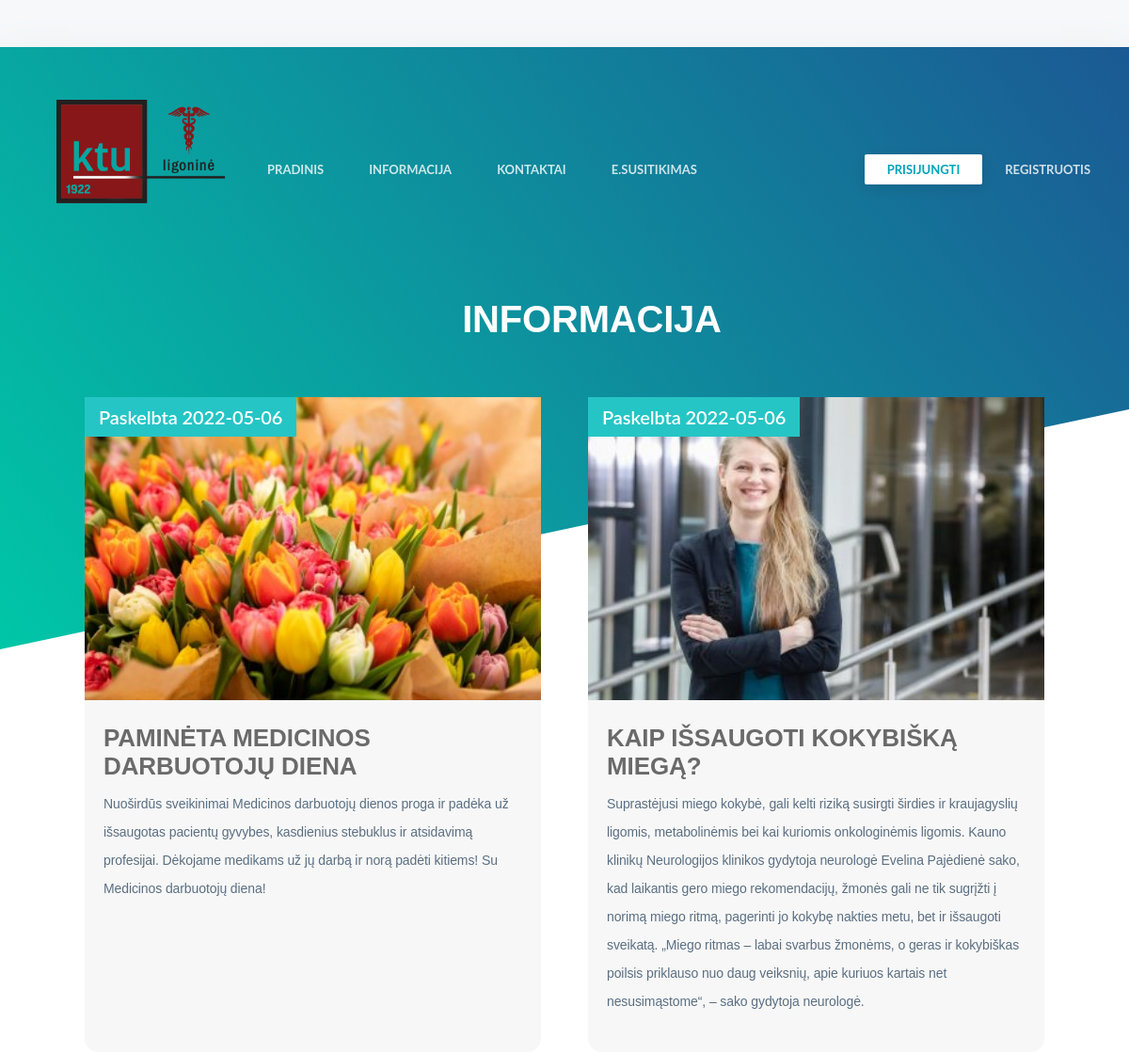
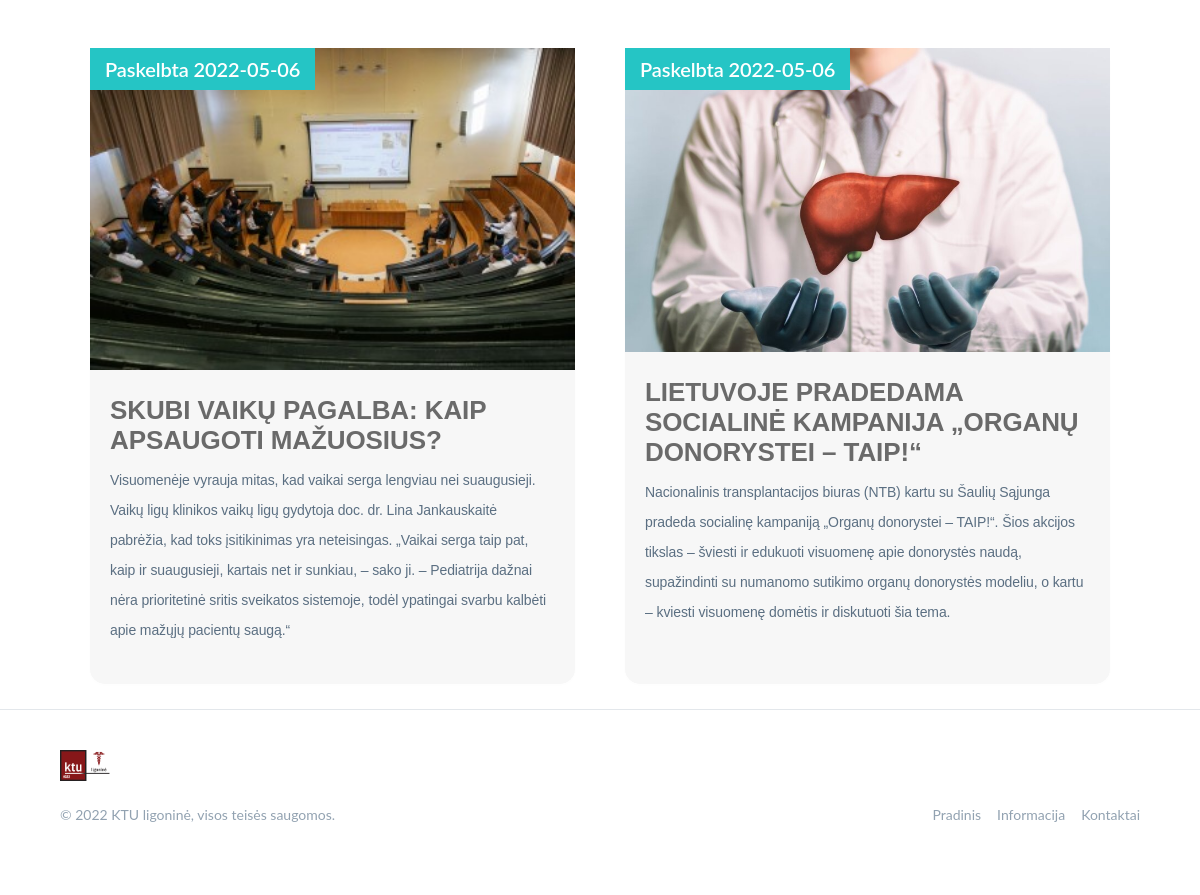
Page /informacija on the committed database (2 pictures, top to bottom).
### app.py (models this page shows, shortened)
class News(db.Model):
    __tablename__ = 'news'
    id = db.Column(db.Integer, primary_key = True, unique = True)
    date = db.Column(db.String(16), default=datetime.datetime.now())
    title = db.Column(db.String(200))
    text = db.Column(db.String(1000))
    image_url = db.Column(db.String(100))

### app.py (the view)
@app.route("/informacija")
def info():
    allnews = News.query.all()
    return render_template('news.html', session = current_user, allnews = allnews)

### templates/news.html (shortened to what this page needs)
﻿<!DOCTYPE html>
<html lang="lt">
<head>
    <link href="{{ url_for('static', filename='styles/news/style.css') }}" type="text/css" rel="stylesheet">
</head>
<body class="is-boxed has-animations">
    <div class="body-wrap boxed-container">
        <header class="site-header">
            <div class="container">
                <div class="site-header-inner">
                    <div class="brand header-brand">
                        <h1 class="m-0">
                            <a href="#">
                                <svg width="32" height="32" viewBox="0 0 32 32" xmlns="http://www.w3.org/2000/svg">
                                    <title>KTU ligonine</title>
                                    <defs>
										</defs></svg></a><div id="header" style="min-width:200px;"><a href="/"><img class="main-logo" src="{{ url_for('static', filename='logo.png') }}" alt=""></a>
										</div>
                        </h1>
                    </div>
                    <ul class="header-links list-reset m-0 menu-pos">
						<li><a href="{{ url_for('home') }}">Pradinis</a></li>
						<li><a href="{{ url_for('info') }}">Informacija</a></li>
						<li><a href="{{ url_for('contacts') }}">Kontaktai</a></li>
                        <li><a href="{{ url_for('meet') }}">E.Susitikimas</a></li>
					</ul>
                    {% if session.is_authenticated %}
					<div class="navbar_right menu-pos">
                        <img src="{{ url_for('static', filename='user_images/' + session.image_url) }}" alt="profile_pic" style="position: absolute; border-radius: 50%;">
                        <div class="dropdown">
                            <button class="dropbtn"><i class="fas fa-chevron-down"></i>
                                <span class="username" style="padding-left: 50px;">{{ session.first_name }} {{ session.last_name }} </span>
                            </button>
                            <div class="dropdown-content">
                                <a href="{{ url_for('account') }}" style="border-bottom: solid;border-width: 1px;border-color: #00000036;">Nustatymai</a>
                                <a href="{{ url_for('logout') }}">Atsijungti</a>
                            </div>
                        </div>
                	</div>
                    {% else %}
                    <ul class="header-links list-reset m-0 menu-pos">
						<li><a>&emsp;</li>
                        <li>
                            <a class="button button-sm button-shadow" href="{{ url_for('login') }}">Prisijungti</a>
                        </li>
                        <li>
                            <a href="{{ url_for('register') }}"> Registruotis</a>
                        </li>
                    </ul>
                    {% endif %}
                </div>
            </div>
        </header>
        <main>
            <div class="blog-section">
                <div class="section-content blog">
                    <div class="title">
                        <h2 class="title">Informacija</h2>
                    </div>
                    <div class="cards">
                        {% for news in allnews %}
                        <div class="card">
                            <div class="image-section">
                                <img src="{{ url_for('static', filename='news_images/' + news.image_url) }}">
                            </div>
                            <div class="article">
                                <h4>{{ news.title }}</h4>
                                <p>{{ news.text }}</p>
                            </div>
                            <div class="post-date">
                                <p>Paskelbta {{ news.date }}</p>
                            </div>
                        </div>
                        {% endfor %}
                    </div>
                </div>
            </div>
        </main>
        <footer class="site-footer">
            <div class="container">
                <div class="site-footer-inner">
                    <div class="brand footer-brand">
                        <a href="#">
                            <img src="{{ url_for('static', filename='logo.png') }}" alt="" width="50" height="50" viewBox="0 0 32 32">
                        </a>
                    </div>
                    <ul class="footer-links list-reset">
                        <li>
                            <a href="{{ url_for('home') }}">Pradinis</a>
                        </li>
                        <li>
                            <a href="{{ url_for('info') }}">Informacija</a>
                        </li>
                        <li>
                            <a href="{{ url_for('contacts') }}">Kontaktai</a>
                        </li>
                    </ul>
                    <ul></ul>
                    <div class="footer-copyright">© 2022 KTU ligoninė, visos teisės saugomos.</div>
                </div>
            </div>
        </footer>
    </div>
</body>
</html>

### rows in the picture
News: image_url (picture), title "PAMINĖTA MEDICINOS DARBUOTOJŲ DIENA", text "Nuoširdūs sveikinimai Medicinos darbuotojų dienos proga ir padėka už išsaugotas pacientų gyvybes, kasdienius stebuklus ir atsidavimą profesijai. Dėkojame medikams už jų darbą ir norą padėti kitiems! Su Medicinos darbuotojų diena!", date "2022-05-06"
News: image_url (picture), title "KAIP IŠSAUGOTI KOKYBIŠKĄ MIEGĄ?", text "Suprastėjusi miego kokybė, gali kelti riziką susirgti širdies ir kraujagyslių ligomis, metabolinėmis bei kai kuriomis onkologinėmis ligomis. Kauno klinikų Neurologijos klinikos gydytoja neurologė Evelina Pajėdienė sako, kad laikantis gero miego rekomendacijų, žmonės gali ne tik sugrįžti į norimą miego ritmą, pagerinti jo kokybę nakties metu, bet ir išsaugoti sveikatą. „Miego ritmas – labai svarbus žmonėms, o geras ir kokybiškas poilsis priklauso nuo daug veiksnių, apie kuriuos kartais net nesusimąstome“, – sako gydytoja neurologė.", date "2022-05-06"
News: image_url (picture), title "SKUBI VAIKŲ PAGALBA: KAIP APSAUGOTI MAŽUOSIUS?", text "Visuomenėje vyrauja mitas, kad vaikai serga lengviau nei suaugusieji. Vaikų ligų klinikos vaikų ligų gydytoja doc. dr. Lina Jankauskaitė pabrėžia, kad toks įsitikinimas yra neteisingas. „Vaikai serga taip pat, kaip ir suaugusieji, kartais net ir sunkiau, – sako ji. – Pediatrija dažnai nėra prioritetinė sritis sveikatos sistemoje, todėl ypatingai svarbu kalbėti apie mažųjų pacientų saugą.“", date "2022-05-06"
News: image_url (picture), title "LIETUVOJE PRADEDAMA SOCIALINĖ KAMPANIJA „ORGANŲ DONORYSTEI – TAIP!“", text "Nacionalinis transplantacijos biuras (NTB) kartu su Šaulių Sąjunga pradeda socialinę kampaniją „Organų donorystei – TAIP!“. Šios akcijos tikslas – šviesti ir edukuoti visuomenę apie donorystės naudą, supažindinti su numanomo sutikimo organų donorystės modeliu, o kartu – kviesti visuomenę domėtis ir diskutuoti šia tema.", date "2022-05-06"
